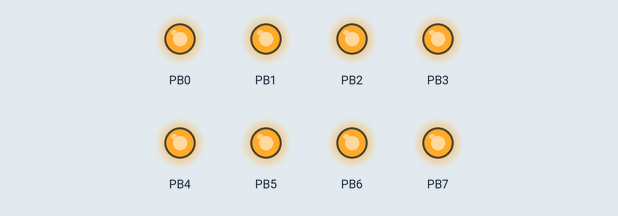
Recording of a program running on a simulated ATmega32, built with avr-gcc and emulated at 8 MHz (the files do not name the chip). Shown: output pins drawn as LEDs (lit = HIGH).

Above: at 4.1 s.
At 12.5 s:
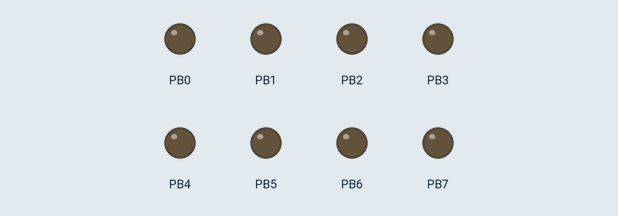
Timing chart, 0 to 19.3 s (numbered marks = the images above):
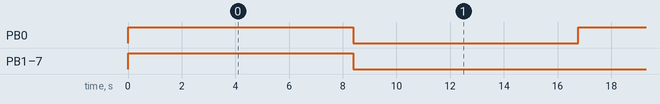

The program:

main.c
```c
 #include <avr/io.h>
 #include <stdbool.h>
 #include <avr/interrupt.h>
 unsigned char nb=0;
 volatile unsigned char vPORTB=1; // cette variable peut être évitée
 /*********************************************************************
 Interrupt Routine
 **********************************************************************/
 // timer1 overflow
 ISR(TIMER1_OVF_vect) {
   vPORTB ^= 0x01;
   PORTB = vPORTB;
 }

 /**********************************************************************
 Main
 **********************************************************************/
 int main( void ) {
 // Configure PORTB as output
     DDRB = 0xFF;
     PORTB = 0xFF;
 // enable timer overflow interrupt for both Timer0
     TIMSK |= (1<<TOIE1);
 // set timer0 counter initial value to 0
     TCNT1=0x0000;
 // start timer0 with 1024 prescaler
     TCCR1B = (1<<CS12) | (1<<CS10);
 // enable interrupts
     sei();
     while(true) { // grace a stdbool.h
     }
 }
```

Measured:
- by itself, PB0: alternates HIGH for 8.4 s and LOW for 8.4 s
- by itself, PB1–7: LOW → HIGH at 0.00 s, → LOW 8.4 s later
